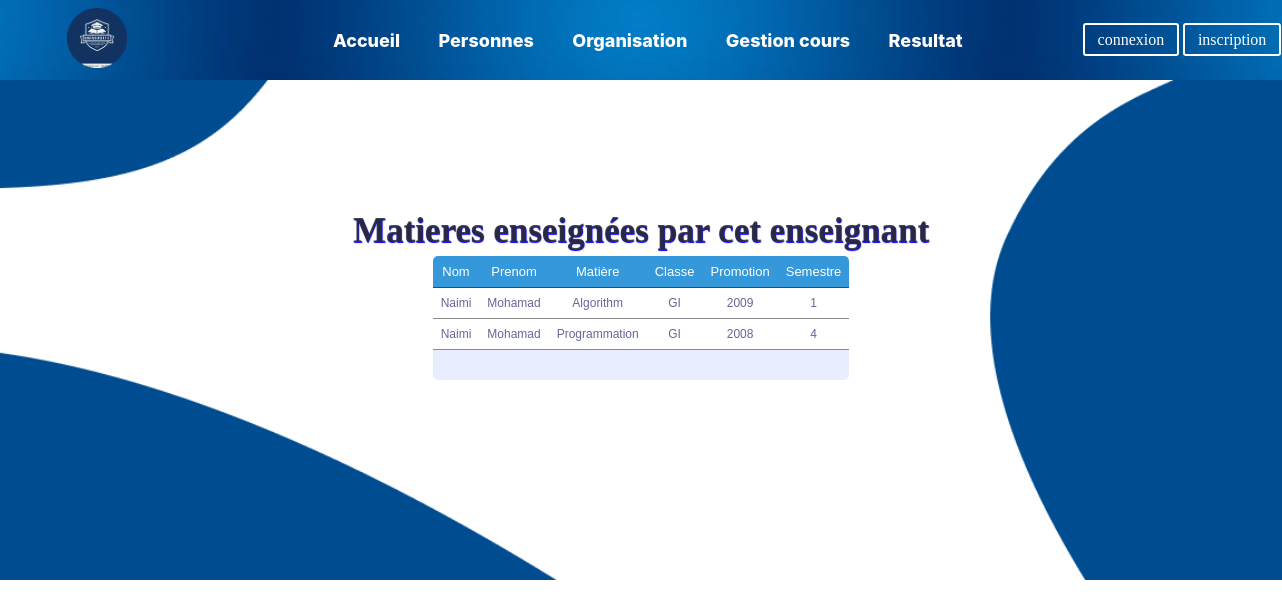
The app's page /option_prof.php?matiere=3 with its own data.
### tables this page shows
CREATE TABLE `prof` (
  `numprof` int NOT NULL,
  `nom` text NOT NULL,
  `prenom` text NOT NULL,
  `adresse` text NOT NULL,
  `telephone` text NOT NULL
);

CREATE TABLE `matiere` (
  `codemat` int NOT NULL,
  `nommat` text NOT NULL,
  `codecl` int NOT NULL
);

CREATE TABLE `classe` (
  `codecl` int NOT NULL,
  `nom` text NOT NULL,
  `numprofcoord` int NOT NULL,
  `promotion` int NOT NULL
);

CREATE TABLE `enseignement` (
  `id` int NOT NULL,
  `codecl` int NOT NULL,
  `codemat` int NOT NULL,
  `numprof` int NOT NULL,
  `numsem` int NOT NULL
);

### option_prof.php (the view, shortened to what this page needs)
<?php
include('cadre.php');
require_once("config.php");
echo '<div class="corp">';
if(isset($_GET['matiere'])){
$id=$_GET['matiere'];
$data=mysqli_query($conn,"SELECT prof.nom,prenom,nommat,classe.nom AS nomcl,promotion,numsem FROM prof,enseignement,matiere,classe WHERE enseignement.numprof=prof.numprof AND classe.codecl=enseignement.codecl AND matiere.codemat=enseignement.codemat AND  enseignement.numprof='$id' ORDER BY promotion DESC");
?>
<section class="fond">
<center>
<h1 style="margin-top: -4rem;color: rgba(45, 45, 45, 0.886);text-shadow: blue .5px .5px 1px;font-size: 35px;font-family: 'genshin';">Matieres enseignées par cet enseignant</h1>
<table id="rounded-corner">
    <thead><tr> <th scope="col" class="rounded-company">Nom</th>
    <th scope="col" class="rounded-q2">Prenom</th>
    <th scope="col" class="rounded-q2">Matière</th>
    <th scope="col" class="rounded-q2">Classe</th>
    <th scope="col" class="rounded-q2">Promotion</th>
    <th scope="col" class="rounded-q4">Semestre</th></tr></thead>
    <tfoot>
        <tr>
            <td colspan="5"class="rounded-foot-left"><em>&nbsp;</em></td>
            <td class="rounded-foot-right">&nbsp;</td>
        </tr>
    </tfoot>
    <tbody>
    <?php while($a=$data->fetch_array()){
        echo '<tr><td>'.$a['nom'].'</td><td>'.$a['prenom'].'</td><td>'.$a['nommat'].'</td><td>'.$a['nomcl'].'</td><td>'.$a['promotion'].'</td><td>'.$a['numsem'].'</td></tr>';
    }?>
</table>
</center>
</section>
<?php
}
?>

### styles.css (style rules this page uses)
* { padding: 0; margin: 0; box-sizing: border-box; }
.fond { overflow-y: scroll; }
.fond { background-image: url('img/Desktop\ -\ 15.png'); background-size: cover; background-position: center; width: 100%; height: 500px; align-content: center; position: relative; }
html { overflow-x: hidden; }

### table.css (style rules this page uses)
#rounded-corner { font-family: "Lucida Sans Unicode", "Lucida Grande", Sans-Serif; font-size: 12px; margin: 5px; width: max-content; text-align: left; border-collapse: collapse; border-radius: 5px; }
#rounded-corner thead th.rounded-company { background: #3498db; border-top-left-radius: 5px; }
#rounded-corner thead th.rounded-q4 { background: #3498db; border-top-right-radius: 5px; }
#rounded-corner th { padding: 8px; font-weight: normal; font-size: 13px; color: white; background: #3498db; text-align : center; }
#rounded-corner td { padding: 8px; background: #ffffff; border-top: 1px solid #00000074; color: #669; text-align:center; }
#rounded-corner tfoot td.rounded-foot-left { background: #e8edff ; border-bottom-left-radius: 5px; }
#rounded-corner tfoot td.rounded-foot-right { background: #e8edff ; border-bottom-right-radius: 5px; }

### records on screen
prof: nom "Naimi", prenom "Mohamad", matiere.nommat "Algorithm", classe.nom "GI", classe.promotion "2009", enseignement.numsem "1", matiere.nommat "Programmation", classe.promotion "2008", enseignement.numsem "4"
